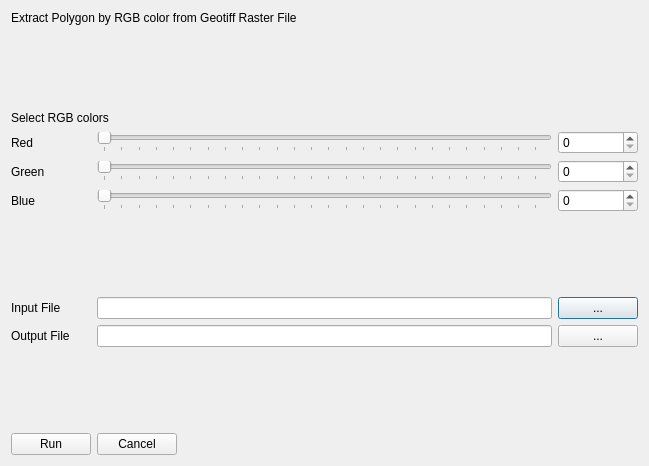
<?xml version="1.0" encoding="UTF-8"?>
<ui version="4.0">
 <class>ExtractPolygonDialogBase</class>
 <widget class="QDialog" name="ExtractPolygonDialogBase">
  <property name="geometry">
   <rect>
    <x>0</x>
    <y>0</y>
    <width>649</width>
    <height>466</height>
   </rect>
  </property>
  <property name="windowTitle">
   <string>Extract Polygon</string>
  </property>
  <layout class="QVBoxLayout" name="verticalLayout">
   <item>
    <layout class="QGridLayout" name="gridLayout">
     <item row="8" column="0" colspan="3">
      <spacer name="verticalSpacer">
       <property name="orientation">
        <enum>Qt::Vertical</enum>
       </property>
       <property name="sizeHint" stdset="0">
        <size>
         <width>158</width>
         <height>40</height>
        </size>
       </property>
      </spacer>
     </item>
     <item row="9" column="1">
      <widget class="QLineEdit" name="input_geotiff"/>
     </item>
     <item row="9" column="0">
      <widget class="QLabel" name="label">
       <property name="sizePolicy">
        <sizepolicy hsizetype="Minimum" vsizetype="Preferred">
         <horstretch>0</horstretch>
         <verstretch>0</verstretch>
        </sizepolicy>
       </property>
       <property name="text">
        <string>Input File</string>
       </property>
      </widget>
     </item>
     <item row="9" column="2">
      <widget class="QPushButton" name="get_geotiff">
       <property name="text">
        <string>...</string>
       </property>
      </widget>
     </item>
     <item row="10" column="2">
      <widget class="QPushButton" name="get_shapedir">
       <property name="text">
        <string>...</string>
       </property>
      </widget>
     </item>
     <item row="10" column="1">
      <widget class="QLineEdit" name="output_dir"/>
     </item>
     <item row="2" column="0" colspan="2">
      <widget class="QLabel" name="label_4">
       <property name="sizePolicy">
        <sizepolicy hsizetype="Minimum" vsizetype="Preferred">
         <horstretch>0</horstretch>
         <verstretch>0</verstretch>
        </sizepolicy>
       </property>
       <property name="text">
        <string>Select RGB colors</string>
       </property>
      </widget>
     </item>
     <item row="6" column="0">
      <widget class="QLabel" name="label_3">
       <property name="sizePolicy">
        <sizepolicy hsizetype="Minimum" vsizetype="Preferred">
         <horstretch>0</horstretch>
         <verstretch>0</verstretch>
        </sizepolicy>
       </property>
       <property name="text">
        <string>Blue</string>
       </property>
      </widget>
     </item>
     <item row="4" column="0">
      <widget class="QLabel" name="label_5">
       <property name="sizePolicy">
        <sizepolicy hsizetype="Minimum" vsizetype="Preferred">
         <horstretch>0</horstretch>
         <verstretch>0</verstretch>
        </sizepolicy>
       </property>
       <property name="text">
        <string>Red</string>
       </property>
      </widget>
     </item>
     <item row="5" column="0">
      <widget class="QLabel" name="label_2">
       <property name="sizePolicy">
        <sizepolicy hsizetype="Minimum" vsizetype="Preferred">
         <horstretch>0</horstretch>
         <verstretch>0</verstretch>
        </sizepolicy>
       </property>
       <property name="text">
        <string>Green</string>
       </property>
      </widget>
     </item>
     <item row="10" column="0">
      <widget class="QLabel" name="label_6">
       <property name="sizePolicy">
        <sizepolicy hsizetype="Minimum" vsizetype="Preferred">
         <horstretch>0</horstretch>
         <verstretch>0</verstretch>
        </sizepolicy>
       </property>
       <property name="text">
        <string>Output File</string>
       </property>
      </widget>
     </item>
     <item row="11" column="0" colspan="3">
      <spacer name="verticalSpacer_2">
       <property name="orientation">
        <enum>Qt::Vertical</enum>
       </property>
       <property name="sizeHint" stdset="0">
        <size>
         <width>158</width>
         <height>40</height>
        </size>
       </property>
      </spacer>
     </item>
     <item row="12" column="1">
      <widget class="QDialogButtonBox" name="buttonBox">
       <property name="layoutDirection">
        <enum>Qt::RightToLeft</enum>
       </property>
       <property name="orientation">
        <enum>Qt::Horizontal</enum>
       </property>
       <property name="standardButtons">
        <set>QDialogButtonBox::Cancel</set>
       </property>
      </widget>
     </item>
     <item row="1" column="0" colspan="3">
      <spacer name="verticalSpacer_3">
       <property name="orientation">
        <enum>Qt::Vertical</enum>
       </property>
       <property name="sizeHint" stdset="0">
        <size>
         <width>20</width>
         <height>40</height>
        </size>
       </property>
      </spacer>
     </item>
     <item row="4" column="1">
      <widget class="QSlider" name="red_slider">
       <property name="maximum">
        <number>255</number>
       </property>
       <property name="orientation">
        <enum>Qt::Horizontal</enum>
       </property>
       <property name="tickPosition">
        <enum>QSlider::TicksBelow</enum>
       </property>
      </widget>
     </item>
     <item row="5" column="1">
      <widget class="QSlider" name="green_slider">
       <property name="maximum">
        <number>255</number>
       </property>
       <property name="orientation">
        <enum>Qt::Horizontal</enum>
       </property>
       <property name="tickPosition">
        <enum>QSlider::TicksBelow</enum>
       </property>
      </widget>
     </item>
     <item row="6" column="1">
      <widget class="QSlider" name="blue_slider">
       <property name="maximum">
        <number>255</number>
       </property>
       <property name="orientation">
        <enum>Qt::Horizontal</enum>
       </property>
       <property name="tickPosition">
        <enum>QSlider::TicksBelow</enum>
       </property>
      </widget>
     </item>
     <item row="0" column="0" colspan="2">
      <widget class="QLabel" name="label_7">
       <property name="text">
        <string>Extract Polygon by RGB color from Geotiff Raster File</string>
       </property>
      </widget>
     </item>
     <item row="4" column="2">
      <widget class="QSpinBox" name="red_spinBox">
       <property name="maximum">
        <number>255</number>
       </property>
      </widget>
     </item>
     <item row="5" column="2">
      <widget class="QSpinBox" name="green_spinBox">
       <property name="maximum">
        <number>255</number>
       </property>
      </widget>
     </item>
     <item row="6" column="2">
      <widget class="QSpinBox" name="blue_spinBox">
       <property name="maximum">
        <number>255</number>
       </property>
      </widget>
     </item>
     <item row="12" column="0">
      <widget class="QPushButton" name="runButton">
       <property name="text">
        <string>Run</string>
       </property>
      </widget>
     </item>
    </layout>
   </item>
  </layout>
 </widget>
 <resources/>
 <connections>
  <connection>
   <sender>buttonBox</sender>
   <signal>accepted()</signal>
   <receiver>ExtractPolygonDialogBase</receiver>
   <slot>accept()</slot>
   <hints>
    <hint type="sourcelabel">
     <x>20</x>
     <y>20</y>
    </hint>
    <hint type="destinationlabel">
     <x>20</x>
     <y>20</y>
    </hint>
   </hints>
  </connection>
  <connection>
   <sender>buttonBox</sender>
   <signal>rejected()</signal>
   <receiver>ExtractPolygonDialogBase</receiver>
   <slot>reject()</slot>
   <hints>
    <hint type="sourcelabel">
     <x>20</x>
     <y>20</y>
    </hint>
    <hint type="destinationlabel">
     <x>20</x>
     <y>20</y>
    </hint>
   </hints>
  </connection>
 </connections>
</ui>
